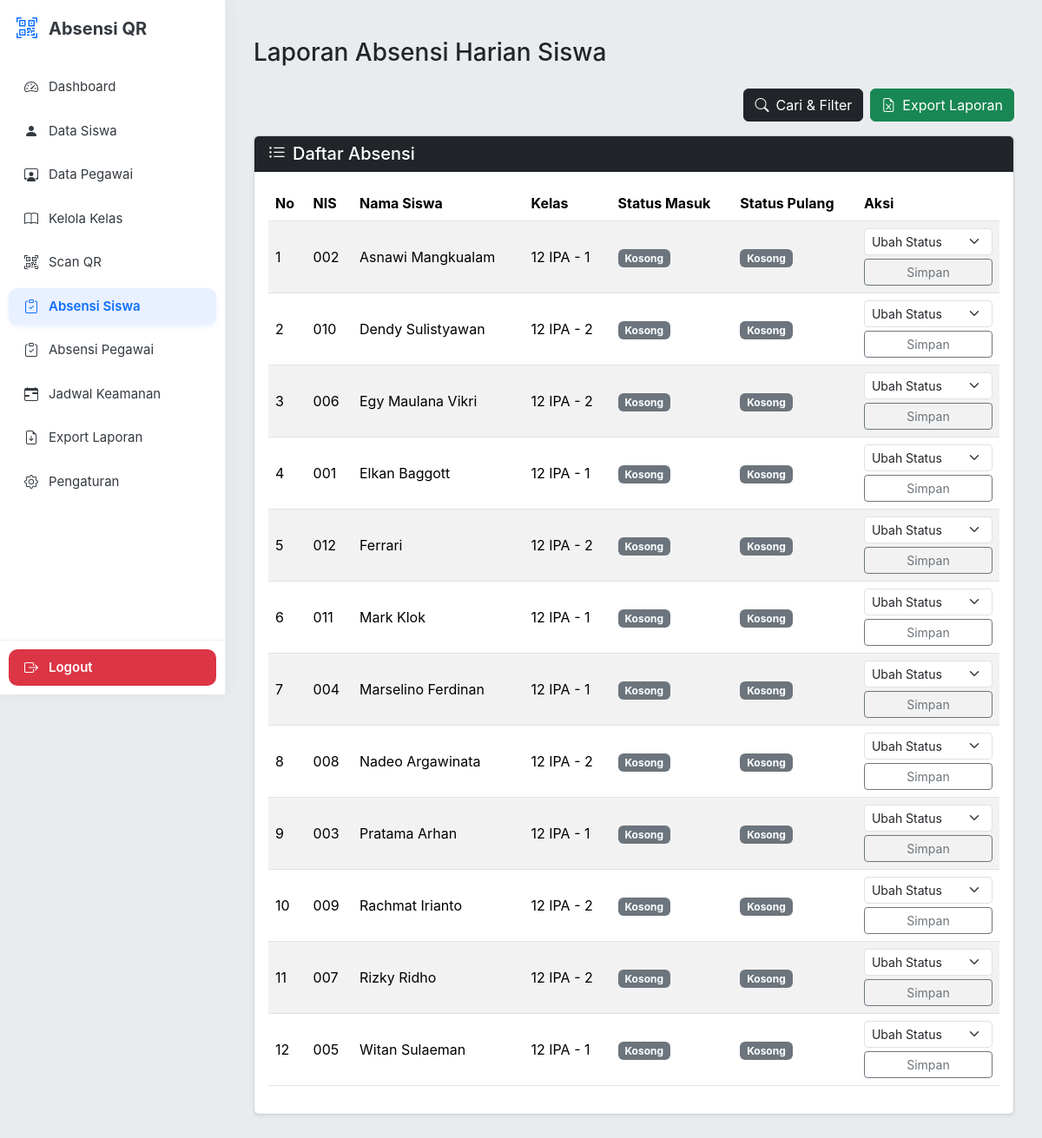
Page /absensi/ (signed in) on the committed database.
### models.py (models this page shows, shortened)
class Siswa(db.Model):
    __tablename__ = 'siswa'
    id: Mapped[int] = mapped_column(Integer, primary_key=True)
    nis: Mapped[str] = mapped_column(String(20), unique=True, nullable=False)
    nama: Mapped[str] = mapped_column(String(100), nullable=False)
    kelas_id: Mapped[int] = mapped_column(ForeignKey('kelas.id'), nullable=False)
    no_hp_ortu: Mapped[str] = mapped_column(String(20))
    qr_path: Mapped[str] = mapped_column(String(200))
    kelas_relasi: Mapped["Kelas"] = relationship(back_populates="siswa_list")

class Kelas(db.Model):
    __tablename__ = 'kelas'
    id: Mapped[int] = mapped_column(Integer, primary_key=True)
    nama: Mapped[str] = mapped_column(String(50), unique=True, nullable=False)
    siswa_list: Mapped[list["Siswa"]] = relationship(back_populates="kelas_relasi")

### absensi_routes.py (the view, shortened to what this page needs)
@absensi_bp.route("/", methods=["GET"])
def absensi():
    auth_check = check_admin_session()
    if auth_check:
        return auth_check
    hari_ini = datetime.today().date()
    kelas_id = request.args.get("kelas_id")
    cari_nama = request.args.get("cari_nama")
    status_filter = request.args.get("status")
    kelas_list = Kelas.query.order_by(Kelas.nama.asc()).all()
    siswa_query = Siswa.query.join(Kelas)
    if cari_nama:
        siswa_query = siswa_query.filter(Siswa.nama.ilike(f"%{cari_nama}%"))
    if kelas_id:
        siswa_query = siswa_query.filter(Siswa.kelas_id == kelas_id)
    semua_siswa = siswa_query.order_by(Siswa.nama.asc()).all()
    absensi_hari_ini = Absensi.query.filter(Absensi.tanggal == hari_ini).all()
    absensi_dict = {}
    data_absensi = []
    for siswa in semua_siswa:
        data_siswa = {
            "siswa": siswa,
            "masuk": absensi_dict.get(siswa.nis, {}).get('masuk'),
            "pulang": absensi_dict.get(siswa.nis, {}).get('pulang')
        }
        if status_filter:
            siswa_status = data_siswa['masuk'].status if data_siswa['masuk'] else 'Alfa'
            if siswa_status == status_filter or (status_filter == 'Alfa' and not data_siswa['masuk']):
                data_absensi.append(data_siswa)
        else:
            data_absensi.append(data_siswa)
    data_absensi_terurut = sorted(
        data_absensi,
        key=lambda item: (item['masuk'] is None, item['masuk'].waktu if item['masuk'] else None)
    )
    return render_template(
        "absensi.html",
        data_absensi=data_absensi_terurut,
        kelas_list=kelas_list,
        kelas_id=kelas_id,
        cari_nama=cari_nama,
        status=status_filter
    )

### utils.py (called while the page is built)
def check_admin_session():
    if "admin" not in session:
        flash("Silakan login terlebih dahulu.", "warning")
        return redirect(url_for("login"))  # arahkan ke route login utama
    return None

### templates/absensi.html (shortened to what this page needs)
{% extends "base.html" %}
{% block content %}
<div class="container my-4">
    <h3 class="mb-4">Laporan Absensi Harian Siswa</h3>
    <div class="d-flex justify-content-end mb-3 gap-2">
        <button type="button" class="btn btn-dark" data-bs-toggle="modal" data-bs-target="#filterModal">
            <i class="bi bi-search me-2"></i>Cari & Filter
        </button>
        <a href="{{ url_for('export_bp.export_laporan') }}" class="btn btn-success">
            <i class="bi bi-file-earmark-excel me-2"></i>Export Laporan
        </a>
    </div>
    <div class="card shadow-sm">
        <div class="card-header bg-dark text-white d-flex justify-content-between align-items-center">
            <h5 class="mb-0"><i class="bi bi-list-ul me-2"></i>Daftar Absensi</h5>
        </div>
        <div class="card-body">
            <div class="table-responsive">
                <table class="table table-striped table-hover align-middle" id="absensiTable">
                    <thead class="bg-dark text-white">
                        <tr>
                            <th>No</th>
                            <th>NIS</th>
                            <th>Nama Siswa</th>
                            <th>Kelas</th>
                            <th>Status Masuk</th>
                            <th>Status Pulang</th>
                            <th>Aksi</th>
                        </tr>
                    </thead>
                    <tbody>
                        {% for item in data_absensi %}
                        <tr>
                            <td>{{ loop.index }}</td>
                            <td>{{ item.siswa.nis }}</td>
                            <td>{{ item.siswa.nama }}</td>
                            <td>{{ item.siswa.kelas_relasi.nama if item.siswa.kelas_relasi else 'Tidak Diketahui' }}</td>
                            <td>
                                {% if item.masuk %}
                                    <span class="badge bg-{{ item.masuk.status | get_badge_color }}">{{ item.masuk.status }}</span>
                                    {% if item.masuk.waktu %}
                                        <br><small class="text-muted">{{ item.masuk.waktu.strftime('%H:%M') }}</small>
                                    {% endif %}
                                {% else %}
                                    <span class="badge bg-secondary">Kosong</span>
                                {% endif %}
                            </td>
                            <td>
                                {% if item.pulang %}
                                    <span class="badge bg-{{ item.pulang.status | get_badge_color }}">{{ item.pulang.status }}</span>
                                    {% if item.pulang.waktu %}
                                        <br><small class="text-muted">{{ item.pulang.waktu.strftime('%H:%M') }}</small>
                                    {% endif %}
                                {% elif item.masuk and item.masuk.jenis_absen in ['masuk', 'lainnya'] %}
                                    <span class="badge bg-warning text-dark">Belum Pulang</span>
                                {% else %}
                                    <span class="badge bg-secondary">Kosong</span>
                                {% endif %}
                            </td>
                            <td>
                                <form action="{{ url_for('absensi_bp.update_absensi', nis=item.siswa.nis) }}" method="POST">
                                    <select name="status" class="form-select form-select-sm mb-1" required>
                                        <option value="" disabled selected>Ubah Status</option>
                                    </select>
                                    <button type="submit" class="btn btn-sm btn-outline-secondary w-100">Simpan</button>
                                </form>
                            </td>
                        </tr>
                        {% else %}
                        <tr>
                            <td colspan="7" class="text-center text-muted py-3">Tidak ada data siswa ditemukan.</td>
                        </tr>
                        {% endfor %}
                    </tbody>
                </table>
            </div>
        </div>
    </div>
</div>
{% endblock %}

### templates/base.html (style rules this page uses)
body { background-color: #e9ecef; font-family: 'Inter', 'Segoe UI', Tahoma, Geneva, Verdana, sans-serif; margin: 0; padding: 0; }
:root { --sidebar-width: 260px; --sidebar-width-collapsed: 70px; --sidebar-bg: #ffffff; --sidebar-shadow: 0 0 20px rgba(0, 0, 0, 0.05); --text-color: #343a40; --active-color: #0d6efd; --active-bg: #e9f0ff; --logout-bg: #dc3545; --logout-hover-bg: #c82333; }

### rows in the picture
Siswa: siswa.nis "002", siswa.nama "Asnawi Mangkualam"
Kelas: siswa.kelas_relasi "12 IPA - 1" "12 IPA - 1" "12 IPA - 1" "12 IPA - 1" "12 IPA - 1" "12 IPA - 1"
Siswa: siswa.nis "010", siswa.nama "Dendy Sulistyawan"
Kelas: siswa.kelas_relasi "12 IPA - 2" "12 IPA - 2" "12 IPA - 2" "12 IPA - 2" "12 IPA - 2" "12 IPA - 2"
Siswa: siswa.nis "006", siswa.nama "Egy Maulana Vikri"
Siswa: siswa.nis "001", siswa.nama "Elkan Baggott"
Siswa: siswa.nis "012", siswa.nama "Ferrari"
Siswa: siswa.nis "011", siswa.nama "Mark Klok"
Siswa: siswa.nis "004", siswa.nama "Marselino Ferdinan"
Siswa: siswa.nis "008", siswa.nama "Nadeo Argawinata"
Siswa: siswa.nis "003", siswa.nama "Pratama Arhan"
Siswa: siswa.nis "009", siswa.nama "Rachmat Irianto"
Siswa: siswa.nis "007", siswa.nama "Rizky Ridho"
Siswa: siswa.nis "005", siswa.nama "Witan Sulaeman"
